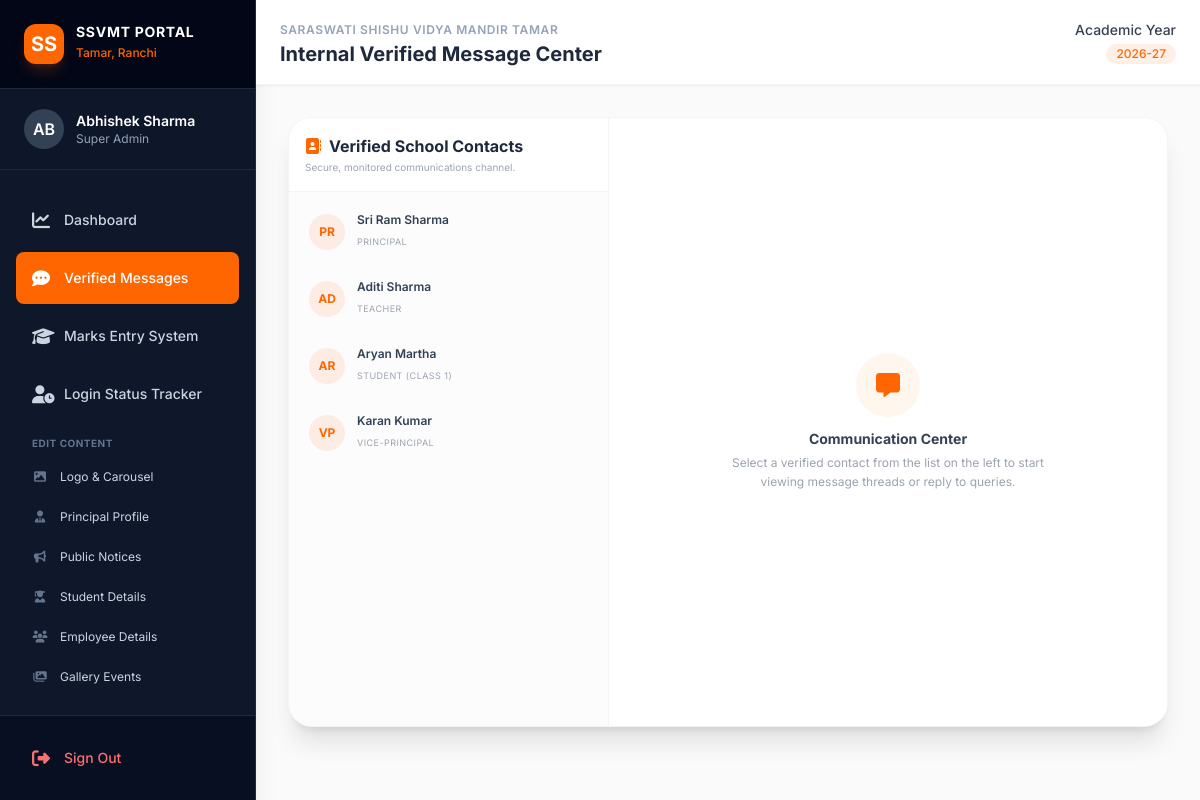
Before: /chat/ (signed in) with the older database file.
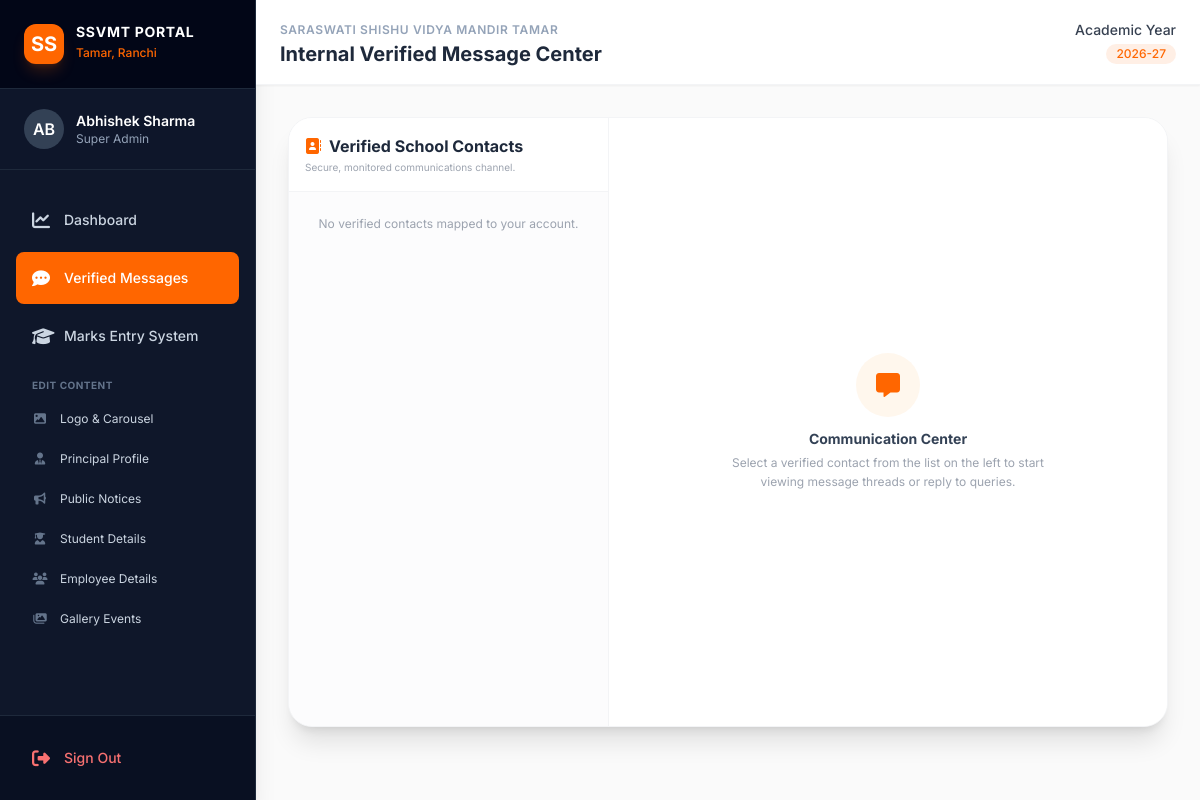
After: the same page with the newer database file.
### portal/models.py (models this page shows, shortened)
class User(AbstractUser):
    pass

class Profile(models.Model):
    ROLE_CHOICES = [
        ('principal', 'Principal'),
        ('vp', 'Vice-Principal'),
        ('teacher', 'Teacher'),
        ('staff', 'Staff'),
    ]
    user = models.OneToOneField(User, on_delete=models.CASCADE, related_name='profile')
    role = models.CharField(max_length=20, choices=ROLE_CHOICES, default='teacher')
    phone_no = models.CharField(max_length=15, blank=True, null=True)
    assigned_subjects = models.CharField(
        max_length=255,
        blank=True,
        null=True,
        help_text="Comma-separated list of subjects this teacher can teach, e.g.: Hindi, English, Mathematics"
    )
    is_class_teacher_of = models.CharField(
        max_length=50,
        blank=True,
        null=True,
        help_text="Class name if this teacher is a Class Teacher, e.g.: Class X"
    )

class StudentProfile(models.Model):
    STATUS_CHOICES = [
        ('draft', 'Draft'),
        ('vp_pending', 'VP Pending'),
        ('principal_pending', 'Principal Pending'),
        ('active', 'Active'),
    ]
    user = models.OneToOneField(User, on_delete=models.CASCADE, related_name='student_profile')
    roll_no = models.CharField(max_length=20)
    admission_no = models.CharField(max_length=50, unique=True)
    dob = models.DateField(null=True, blank=True)
    father_name = models.CharField(max_length=100)
    mother_name = models.CharField(max_length=100)
    address = models.TextField()
    mobile_no = models.CharField(max_length=15)
    class_name = models.CharField(max_length=50)
    status = models.CharField(max_length=25, choices=STATUS_CHOICES, default='draft')
    class_teacher = models.ForeignKey(
        User,
        on_delete=models.SET_NULL,
        null=True,
        blank=True,
        related_name='my_students',
        help_text="The teacher who onboarded this student and acts as their Class Teacher."
    )
    created_at = models.DateTimeField(auto_now_add=True)
    updated_at = models.DateTimeField(auto_now=True)

### portal/views.py (the view)
# urls.py: path('chat/', views.chat_inbox_view, name='chat_inbox'),
@login_required
def chat_inbox_view(request):
    sent_to_me = Message.objects.filter(recipient=request.user)
    sent_by_me = Message.objects.filter(sender=request.user)
    contacts = []
    if hasattr(request.user, 'student_profile'):
        student = request.user.student_profile
        if student.class_teacher:
            contacts.append(student.class_teacher)
        class_teachers = Profile.objects.filter(role='teacher')
        for ct in class_teachers:
            if ct.user != student.class_teacher:
                contacts.append(ct.user)
    else:
        contacts = list(User.objects.exclude(id=request.user.id))
    contacts = list(set(contacts))
    for contact in contacts:
        contact.unread_count = Message.objects.filter(sender=contact, recipient=request.user, is_read=False).count()
    return render(request, 'portal/chat.html', {
        'contacts': contacts,
        'active_contact': None,
        'messages': []
    })

### portal/context_processors.py (called while the page is built)
def portal_context(request):
    if request.user.is_authenticated:
        from portal.models import Message
        unread_senders = Message.objects.filter(recipient=request.user, is_read=False).values('sender').distinct().count()
        unread_counts = {}
        unread_messages = Message.objects.filter(recipient=request.user, is_read=False)
        for msg in unread_messages:
            unread_counts[msg.sender_id] = unread_counts.get(msg.sender_id, 0) + 1
        return {
            'unread_senders_count': unread_senders,
            'unread_counts_map': unread_counts,
        }
    return {}

### portal/templates/portal/chat.html (shortened to what the changed rows need)
{% extends 'portal/base.html' %}
{% block header_title %}Internal Verified Message Center{% endblock %}
{% block main_wrapper_class %}flex-1 flex flex-col min-w-0 overflow-x-hidden h-[calc(100vh-theme(spacing.header))] md:h-screen overflow-hidden{% endblock %}
{% block main_class %}flex-1 p-0 md:p-8 flex flex-col{% endblock %}
{% block content %}
<div class="bg-white rounded-none md:rounded-3xl border-0 md:border border-gray-100 shadow-none md:shadow-xl overflow-hidden flex flex-col md:flex-row h-full md:h-[calc(100vh-190px)] min-h-0 md:min-h-[500px]">
    <div class="{% if active_contact or is_superuser_feed %}hidden md:flex{% else %}flex{% endif %} w-full md:w-80 border-r border-gray-100 flex-col bg-gray-50/50">
        <div class="flex-1 overflow-y-auto p-2 space-y-1">
            {% if is_superuser_feed %}
                <div class="p-4 text-center text-xs text-gray-400">
                    <i class="fa-solid fa-lock text-saffron text-lg mb-2 block"></i>
                    Super Admin sees all conversations in the live feed.
                </div>
            {% elif contacts %}
                {% for contact in contacts %}
                <a href="{% url 'chat_detail' contact.id %}" class="flex items-center justify-between p-3 rounded-2xl transition {% if active_contact.id == contact.id %}bg-saffron text-white{% else %}hover:bg-slate-100 text-slate-700{% endif %}">
                    <div class="flex items-center space-x-3 min-w-0">
                        <div class="w-9 h-9 rounded-full flex items-center justify-center font-bold text-xs uppercase {% if active_contact.id == contact.id %}bg-white/20 text-white{% else %}bg-saffron/10 text-saffron{% endif %}">
                            {{ contact.username|slice:":2" }}
                        </div>
                        <div class="overflow-hidden">
                            <p class="text-xs font-semibold truncate leading-tight">{{ contact.get_full_name|default:contact.username }}</p>
                            <span class="text-[9px] uppercase tracking-wider {% if active_contact.id == contact.id %}text-orange-200{% else %}text-gray-400{% endif %}">
                                {% if contact.profile %}{{ contact.profile.get_role_display }}{% elif contact.student_profile %}Student ({{ contact.student_profile.class_name }}){% else %}User{% endif %}
                            </span>
                        </div>
                    </div>
                </a>
                {% endfor %}
            {% else %}
                <p class="text-xs text-gray-400 p-4 text-center">No verified contacts mapped to your account.</p>
            {% endif %}
        </div>
    </div>
</div>
{% endblock %}

### portal/templates/portal/base.html (shortened to what the changed rows need)
<!DOCTYPE html>
<html lang="en">
<head>
    <script src="https://cdn.tailwindcss.com"></script>
    <link rel="stylesheet" href="https://cdnjs.cloudflare.com/ajax/libs/font-awesome/6.4.0/css/all.min.css">
</head>
<body class="h-screen overflow-hidden flex flex-col md:flex-row text-gray-800">
    <aside id="sidebar" class="w-full md:w-64 bg-slate-900 text-slate-300 flex-shrink-0 flex flex-col justify-between hidden md:flex h-screen border-r border-slate-800 shadow-xl transition-all duration-300">
        <div class="px-6 py-6 border-b border-slate-800 bg-slate-950 flex items-center space-x-3">
            <div>
                <h1 class="font-bold text-white leading-none text-sm tracking-wider uppercase">SSVMT Portal</h1>
            </div>
        </div>
        <nav class="flex-1 px-4 py-6 space-y-1.5 overflow-y-auto">
            {% if user.is_authenticated %}
                {% if user.profile.role == 'principal' %}
                    <a href="{% url 'login_status_list' %}" class="flex items-center space-x-3 px-4 py-3 rounded-lg text-sm font-medium hover:bg-slate-800 hover:text-white transition ">
                        <i class="fa-solid fa-user-clock text-lg w-5"></i>
                        <span>Login Status Tracker</span>
                    </a>
                {% endif %}
            {% endif %}
        </nav>
    </aside>
    <div class="{% block main_wrapper_class %}flex-1 flex flex-col min-w-0 overflow-x-hidden h-[calc(100vh-theme(spacing.header))] md:h-screen overflow-y-auto{% endblock %}">
        <header class="bg-white border-b border-gray-100 px-6 py-4 flex items-center justify-between shadow-sm hidden md:flex">
            <div>
                <h2 class="text-xl font-bold text-slate-800">{% block header_title %}Portal Dashboard{% endblock %}</h2>
            </div>
        </header>
        <main class="{% block main_class %}flex-1 p-4 md:p-8{% endblock %}">
            {% block content %}{% endblock %}
        </main>
    </div>
</body>
</html>

Changed rows visible on the page:
removed User: username "PR", get_full_name "Sri Ram Sharma", profile.role "PRINCIPAL"
removed User: username "AD", get_full_name "Aditi Sharma", profile.role "TEACHER"
removed User: username "AR", get_full_name "Aryan Martha", student_profile.class_name "CLASS 1"
removed User: username "VP", get_full_name "Karan Kumar", profile.role "VICE-PRINCIPAL"
Other visible differences:
text no longer shown: "Login Status Tracker"
text now shown: "No verified contacts mapped to your account."
